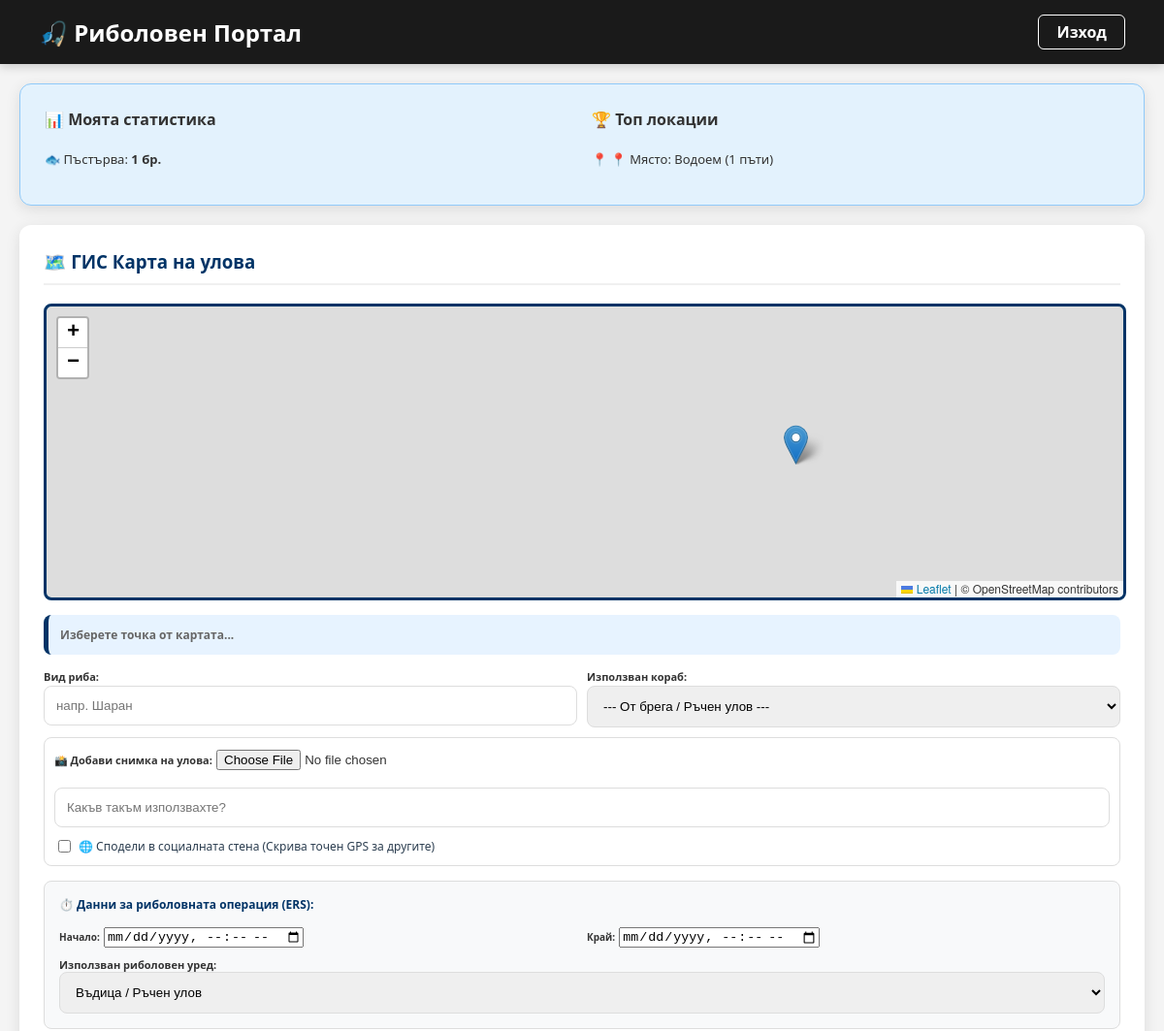
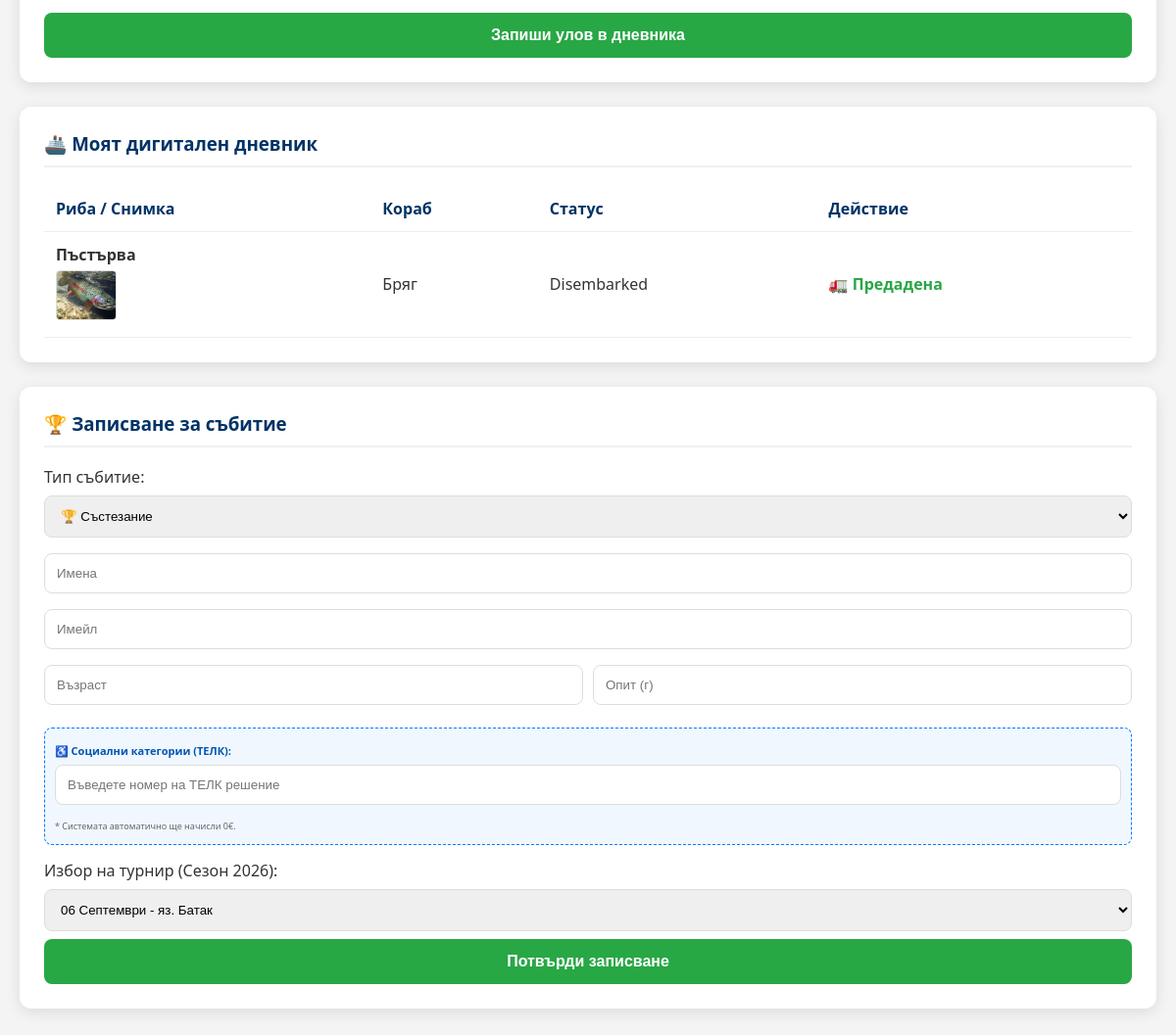
Page /dashboard (signed in) on the committed database (2 pictures, top to bottom).
### models.py (models this page shows)
class FishingLog(db.Model):
    id = db.Column(db.Integer, primary_key=True)
    user_id = db.Column(db.Integer, db.ForeignKey('user.id'))
    vessel_id = db.Column(db.Integer, db.ForeignKey('fishing_vessel.id'), nullable=True)
    fish_type = db.Column(db.String(50))
    water_info = db.Column(db.String(500))
    lat = db.Column(db.Float)
    lng = db.Column(db.Float)
    start_time = db.Column(db.DateTime, nullable=True)
    end_time = db.Column(db.DateTime, nullable=True)
    gear_used = db.Column(db.String(100), nullable=True)
    log_date = db.Column(db.DateTime, default=datetime.utcnow)
    status = db.Column(db.String(50), default="At Sea")
    delivery_id = db.Column(db.String(20), unique=True, nullable=True)
    destination = db.Column(db.String(100), nullable=True)
    fine_amount = db.Column(db.Float, default=0.0)
    inspection_note = db.Column(db.String(200), nullable=True)
    is_legal = db.Column(db.Boolean, default=True)
    fish_image_url = db.Column(db.String(500), nullable=True)
    tackle_info = db.Column(db.String(200), nullable=True)
    is_public = db.Column(db.Boolean, default=False)

### app.py (the view, shortened to what this page needs)
@app.route('/dashboard')
def dashboard():
    if 'user_id' not in session: return redirect(url_for('login'))
    user_id = session['user_id']
    all_logs = FishingLog.query.all()
    bookings = Booking.query.all()
    pollution_reports = PollutionReport.query.order_by(PollutionReport.report_date.desc()).all()
    personal_stats = db.session.query(
        FishingLog.fish_type, func.count(FishingLog.id)
    ).filter_by(user_id=user_id).group_by(FishingLog.fish_type).all()
    top_spots = db.session.query(
        FishingLog.water_info, func.count(FishingLog.id)
    ).filter_by(user_id=user_id).group_by(FishingLog.water_info).order_by(func.count(FishingLog.id).desc()).limit(
        3).all()
    if session['role'] == 'admin':
        vessels = FishingVessel.query.all()
        users = User.query.filter_by(role='user').all()
        permits = CommercialPermit.query.all()
        return render_template('admin_dashboard.html', bookings=bookings, logs=all_logs, vessels=vessels, users=users,
                               permits=permits, pollution_reports=pollution_reports)
    my_vessels = FishingVessel.query.filter_by(owner_id=user_id).all()
    return render_template('user_dashboard.html', all_logs=all_logs, my_vessels=my_vessels, stats=personal_stats,
                           spots=top_spots)

### templates/user_dashboard.html (shortened to what this page needs)
<!DOCTYPE html>
<html lang="bg">
<head>
    <link rel="stylesheet" href="https://unpkg.com/leaflet@1.9.4/dist/leaflet.css" />
    <link rel="stylesheet" href="https://cdn.jsdelivr.net/npm/flatpickr/dist/flatpickr.min.css">
    <link rel="stylesheet" href="{{ url_for('static', filename='css/base.css') }}">
    <link rel="stylesheet" href="{{ url_for('static', filename='css/user.css') }}">
</head>
<body>
    <div class="nav">
        <h2>🎣 Риболовен Портал</h2>
        <a href="{{ url_for('logout') }}">Изход</a>
    </div>
    <div class="container">
        <div class="card" style="display: flex; gap: 20px; background: #e3f2fd; border: 1px solid #90caf9; margin-bottom: 20px;">
            <div style="flex: 1;">
                <h4 style="margin-top: 0;">📊 Моята статистика</h4>
                <ul style="font-size: 13px; list-style: none; padding: 0;">
                {% for s in stats %}
                    <li>🐟 {{ s[0] }}: <b>{{ s[1] }} бр.</b></li>
                {% endfor %}
                </ul>
            </div>
            <div style="flex: 1;">
                <h4 style="margin-top: 0;">🏆 Топ локации</h4>
                <ul style="font-size: 13px; list-style: none; padding: 0;">
                {% for spot in spots %}
                    <li>📍 {{ spot[0].split('(')[0] }} ({{ spot[1] }} пъти)</li>
                {% endfor %}
                </ul>
            </div>
        </div>
        <div class="card">
            <h3>🗺️ ГИС Карта на улова</h3>
            <div id="map" style="height: 300px; border-radius: 8px; margin-bottom: 15px;"></div>
            <div id="loc_text" style="font-size: 12px; color: #666; margin-bottom: 10px;">Изберете точка от картата...</div>
            <form action="{{ url_for('submit_log') }}" method="POST" enctype="multipart/form-data">
                <div style="display: grid; grid-template-columns: 1fr 1fr; gap: 10px; margin-bottom: 10px;">
                    <div>
                        <label style="font-size: 11px; font-weight: bold;">Вид риба:</label>
                        <input type="text" name="fish_type" placeholder="напр. Шаран" required class="inspect-input" style="margin:0;">
                    </div>
                    <div>
                        <label style="font-size: 11px; font-weight: bold;">Използван кораб:</label>
                        <select name="vessel_id" class="inspect-input" style="margin:0;">
                            <option value="">--- От брега / Ръчен улов ---</option>
                        </select>
                    </div>
                </div>
                <div style="background: #ffffff; padding: 10px; border: 1px solid #ddd; border-radius: 8px; margin-bottom: 15px;">
                    <label style="font-size: 11px; font-weight: bold;">📸 Добави снимка на улова:</label>
                    <input type="file" name="fish_photo" accept="image/*" class="inspect-input" style="margin-bottom: 10px;">
                    <input type="text" name="tackle_info" placeholder="Какъв такъм използвахте?" class="inspect-input" style="margin-bottom: 10px;">
                    <label style="font-size: 12px; color: #2c3e50; cursor: pointer; display: flex; align-items: center; gap: 5px;">
                        <input type="checkbox" name="is_public"> 🌐 Сподели в социалната стена (Скрива точен GPS за другите)
                    </label>
                </div>
                <div style="background: #f8f9fa; padding: 15px; border-radius: 8px; margin-bottom: 15px; border: 1px solid #ddd;">
                    <p style="font-size: 12px; font-weight: bold; margin-top: 0; color: #003366;">⏱️ Данни за риболовната операция (ERS):</p>
                    <div style="display: grid; grid-template-columns: 1fr 1fr; gap: 10px;">
                        <div>
                            <label style="font-size: 10px; font-weight: bold;">Начало:</label>
                            <input type="datetime-local" name="start_time" class="inspect-input" style="margin:0;">
                        </div>
                        <div>
                            <label style="font-size: 10px; font-weight: bold;">Край:</label>
                            <input type="datetime-local" name="end_time" class="inspect-input" style="margin:0;">
                        </div>
                    </div>
                    <label style="font-size: 11px; font-weight: bold; display: block; margin-top: 10px;">Използван риболовен уред:</label>
                    <select name="gear_used" class="inspect-input" style="margin:0;">
                        <option value="Въдица / Ръчен улов">Въдица / Ръчен улов</option>
                    </select>
                </div>
                <button type="submit" class="btn-submit" style="background:#28a745; width: 100%;">Запиши улов в дневника</button>
            </form>
        </div>
        <div class="card">
            <h3>🚢 Моят дигитален дневник</h3>
            <table>
                <thead>
                    <tr>
                        <th>Риба / Снимка</th>
                        <th>Кораб</th>
                        <th>Статус</th>
                        <th>Действие</th>
                    </tr>
                </thead>
                <tbody>
                    {% for my_log in all_logs if my_log.user_id == session['user_id'] %}
                    <tr>
                        <td>
                            <b>{{ my_log.fish_type }}</b>
                            {% if my_log.fish_image_url %}
                                <br><img src="{{ url_for('static', filename='uploads/' + my_log.fish_image_url) }}" width="60" style="border-radius:4px; margin-top:5px; border: 1px solid #ddd;">
                            {% endif %}
                        </td>
                        <td>{{ my_log.vessel.vessel_name if my_log.vessel else "Бряг" }}</td>
                        <td>{{ my_log.status }}</td>
                        <td>
                            {% if my_log.status == 'At Sea' %}
                            <form action="{{ url_for('transfer_fish', log_id=my_log.id) }}" method="POST" style="display:flex; gap:5px;">
                                <input type="text" name="destination" placeholder="Дестинация" required style="width:auto; padding:5px; margin:0; font-size:12px;">
                                <button type="submit" style="width:auto; padding:5px 10px; background:#003366; color:white; border:none; border-radius:4px; font-size:12px;">Предай</button>
                            </form>
                            {% else %}
                                <span style="color:#28a745; font-weight:bold;">🚛 Предадена</span>
                            {% endif %}
                        </td>
                    </tr>
                    {% endfor %}
                </tbody>
            </table>
        </div>
        <div class="card">
            <h3 id="event-title">🏆 Записване за събитие</h3>
            <form action="{{ url_for('book') }}" method="POST">
                <label>Тип събитие:</label>
                <select name="category" id="category" onchange="updateUI()" class="inspect-input">
                    <option value="Competition">🏆 Състезание</option>
                </select>
                <input type="text" name="full_name" placeholder="Имена" required class="inspect-input">
                <input type="email" name="email" placeholder="Имейл" required class="inspect-input">
                <div style="display: grid; grid-template-columns: 1fr 1fr; gap: 10px;">
                    <input type="number" name="age" placeholder="Възраст" required class="inspect-input">
                    <input type="number" name="experience" placeholder="Опит (г)" required class="inspect-input">
                </div>
                <div style="margin: 15px 0; padding: 10px; border: 1px dashed #007bff; border-radius: 8px; background: #f0f7ff;">
                    <label style="font-size: 11px; font-weight: bold; color: #0056b3;">♿ Социални категории (ТЕЛК):</label>
                    <input type="text" name="telk_number" placeholder="Въведете номер на ТЕЛК решение" class="inspect-input" style="margin-top: 5px;">
                    <small style="font-size: 9px; color: #666;">* Системата автоматично ще начисли 0€.</small>
                </div>
                <div id="comp_ui">
                    <label>Избор на турнир (Сезон 2026):</label>
                    <select name="comp_date" class="inspect-input">
                        <optgroup label="ПРЕДСТОЯЩИ">
                            <option value="06.09.2026 - яз. Батак">06 Септември - яз. Батак</option>
                        </optgroup>
                    </select>
                </div>
                <button type="submit" class="btn-submit" style="width: 100%;">Потвърди записване</button>
            </form>
        </div>
    </div>
</body>
</html>

### static/css/base.css (style rules this page uses)
body { font-family: 'Segoe UI', Tahoma, Geneva, Verdana, sans-serif; margin: 0; background-color: #f4f4f4; color: #333; }
.nav { background: #1a1a1a; color: white; padding: 15px 40px; display: flex; justify-content: space-between; align-items: center; box-shadow: 0 2px 10px rgba(0,0,0,0.2); }
.nav h2 { margin: 0; font-size: 1.5rem; }
.nav a { color: white; text-decoration: none; font-weight: bold; border: 1px solid white; padding: 6px 18px; border-radius: 6px; transition: all 0.3s ease; }
.container { max-width: 1200px; margin: auto; padding: 20px; }
.card { background: white; padding: 25px; border-radius: 12px; box-shadow: 0 4px 15px rgba(0,0,0,0.1); margin-bottom: 25px; }
h3 { color: #003366; margin-top: 0; border-bottom: 2px solid #f0f0f0; padding-bottom: 10px; display: flex; align-items: center; gap: 10px; }

### static/css/user.css (style rules this page uses)
#map { height: 480px; width: 100%; border-radius: 12px; border: 3px solid #003366; margin-bottom: 15px; z-index: 1; }
table { width: 100%; border-collapse: collapse; margin-top: 15px; }
th, td { padding: 12px; text-align: left; border-bottom: 1px solid #eee; }
th { color: #003366; font-weight: bold; }
.btn-submit { background: #28a745; color: white; font-weight: bold; cursor: pointer; border: none; padding: 14px; border-radius: 8px; width: 100%; font-size: 1rem; }
#loc_text { margin-bottom: 15px; padding: 12px; border-radius: 8px; font-size: 0.95rem; font-weight: bold; background: #e7f3ff; color: #003366; border-left: 5px solid #003366; }
input[type="text"], input[type="number"], input[type="email"], select { width: 100%; padding: 12px; margin: 8px 0; border: 1px solid #ddd; border-radius: 8px; box-sizing: border-box; }

### rows in the picture
FishingLog: fish_type "Пъстърва", s "1", fish_image_url (picture), vessel "Бряг", status "Disembarked", shows "🚛 Предадена"

### other values in the picture
{{ spot[0].split('(')[0] }} "📍 Място: Водоем"
{{ spot[1] }} "1"
